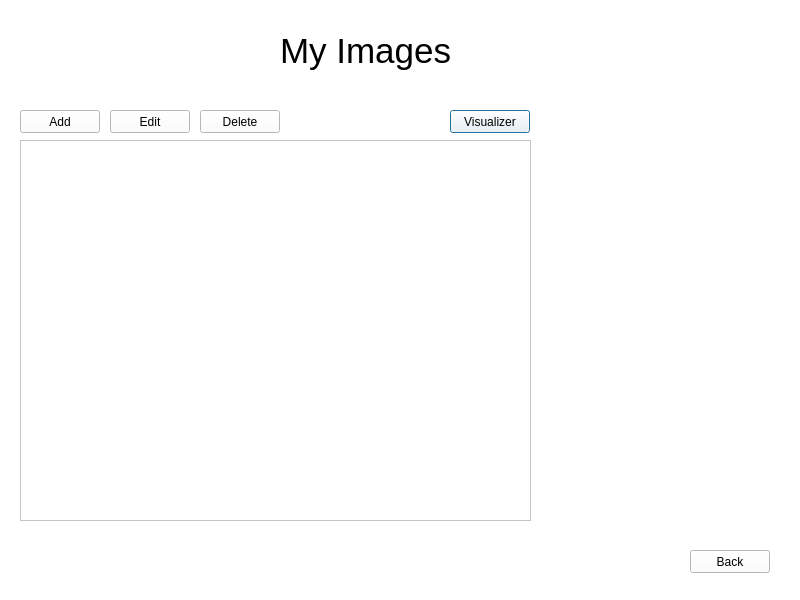
<?xml version="1.0" encoding="UTF-8"?>
<ui version="4.0">
 <class>ImagesDialog</class>
 <widget class="QDialog" name="ImagesDialog">
  <property name="geometry">
   <rect>
    <x>0</x>
    <y>0</y>
    <width>800</width>
    <height>600</height>
   </rect>
  </property>
  <property name="windowTitle">
   <string>Gallery TEC</string>
  </property>
  <property name="styleSheet">
   <string notr="true">QDialog#ImagesDialog{
background: white
} 

QPushButton#pushButton_IVisualizer{
background: white;
color: black
}
QPushButton#pushButton_IDelete{
background: white;
color: black
}
QPushButton#pushButton_IAdd{
background: white;
color: black
}
QPushButton#pushButton_IEdit{
background: white;
color: black
}
QPushButton#pushButton_Iback{
background: white;
color: black
}

QLabel#label_Ititle{
background: white;
color: black
}

QListWidget{
background: white
}
QListView{
background: white
}
QFileDialog {
background: white
}
QPushButton{
background: white;
color: black
}
QLabel{
background: white;
color: black
}
QTreeView{
background: white
}

</string>
  </property>
  <widget class="QListWidget" name="listWidget_images">
   <property name="geometry">
    <rect>
     <x>20</x>
     <y>140</y>
     <width>511</width>
     <height>381</height>
    </rect>
   </property>
  </widget>
  <widget class="QPushButton" name="pushButton_IVisualizer">
   <property name="geometry">
    <rect>
     <x>450</x>
     <y>110</y>
     <width>80</width>
     <height>23</height>
    </rect>
   </property>
   <property name="text">
    <string>Visualizer</string>
   </property>
  </widget>
  <widget class="QPushButton" name="pushButton_IDelete">
   <property name="geometry">
    <rect>
     <x>200</x>
     <y>110</y>
     <width>80</width>
     <height>23</height>
    </rect>
   </property>
   <property name="text">
    <string>Delete</string>
   </property>
  </widget>
  <widget class="QLabel" name="label_Ititle">
   <property name="geometry">
    <rect>
     <x>280</x>
     <y>0</y>
     <width>221</width>
     <height>101</height>
    </rect>
   </property>
   <property name="font">
    <font>
     <pointsize>26</pointsize>
    </font>
   </property>
   <property name="text">
    <string>My Images</string>
   </property>
  </widget>
  <widget class="QPushButton" name="pushButton_IAdd">
   <property name="geometry">
    <rect>
     <x>20</x>
     <y>110</y>
     <width>80</width>
     <height>23</height>
    </rect>
   </property>
   <property name="text">
    <string>Add</string>
   </property>
  </widget>
  <widget class="QPushButton" name="pushButton_IEdit">
   <property name="geometry">
    <rect>
     <x>110</x>
     <y>110</y>
     <width>80</width>
     <height>23</height>
    </rect>
   </property>
   <property name="text">
    <string>Edit</string>
   </property>
  </widget>
  <widget class="QPushButton" name="pushButton_Iback">
   <property name="geometry">
    <rect>
     <x>690</x>
     <y>550</y>
     <width>80</width>
     <height>23</height>
    </rect>
   </property>
   <property name="text">
    <string>Back</string>
   </property>
  </widget>
 </widget>
 <resources/>
 <connections/>
</ui>
